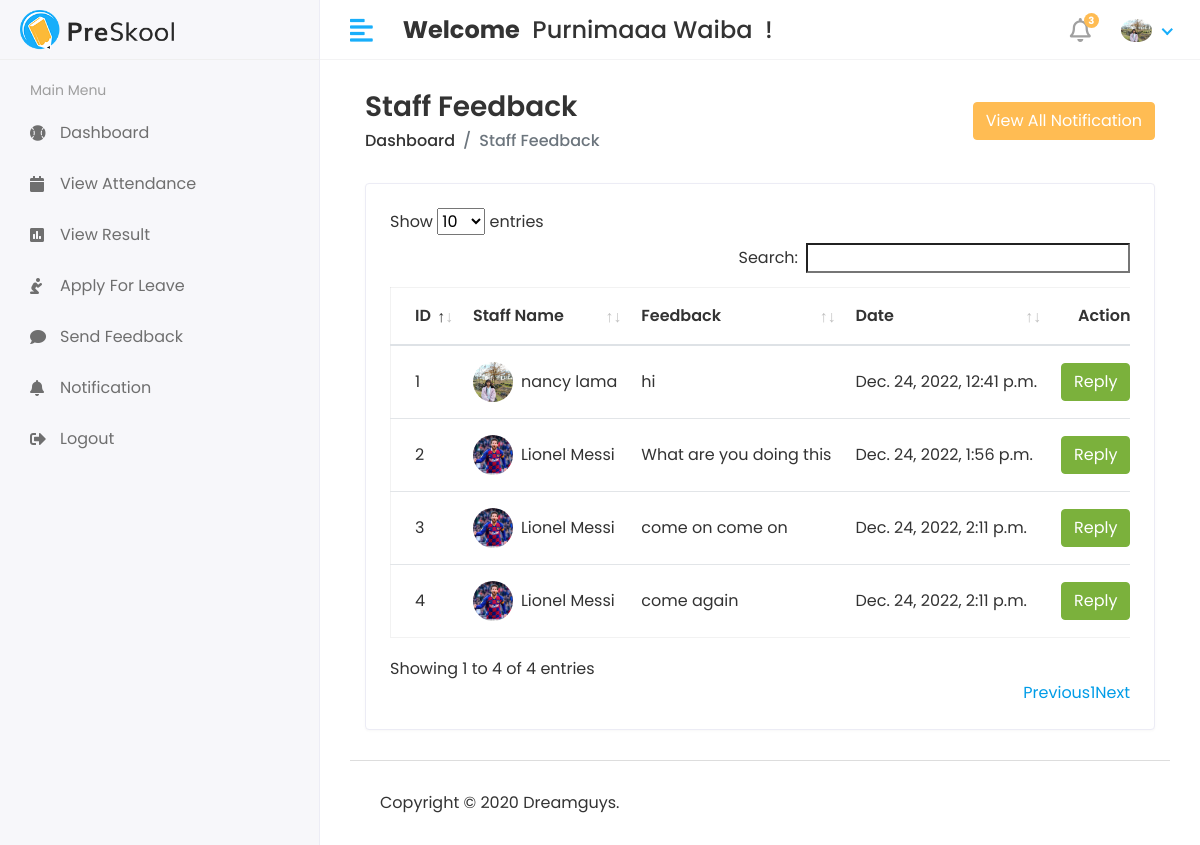
/Hod/Staff/feedback (signed in), run on the app's committed database.
### app/models.py (models this page shows, shortened)
class CustomUser(AbstractUser):
    USER = (
        (1, 'HOD'),
        (2, 'STAFF'),
        (3, 'STUDENT'),
    )
    user_type = models.CharField(choices=USER, max_length=50, default=1)
    profile_pic = models.ImageField(upload_to='media/profile_pic')

class Staff_Feedback(models.Model):
    staff_id = models.ForeignKey(Staff, on_delete=models.CASCADE)
    feedback = models.TextField()
    feedback_reply = models.TextField(null=True)
    created_at = models.DateTimeField(auto_now_add=True)
    updated_at = models.DateTimeField(auto_now_add=True)

class Staff(models.Model):
    admin = models.OneToOneField(CustomUser, on_delete=models.CASCADE)
    address = models.TextField()
    gender = models.CharField(max_length=100)
    created_at = models.DateTimeField(auto_now_add=True)
    updated_at = models.DateTimeField(auto_now=True)

### student_management_system/Hod_Views.py (the view)
# urls.py: path('Hod/Staff/feedback', Hod_Views.STAFF_FEEDBACK_REPLY,
@login_required(login_url='/')
def STAFF_FEEDBACK_REPLY(request):
    feedback = Staff_Feedback.objects.all()
    context = {
        'feedback': feedback
    }
    return render(request, 'Hod/staff_feedback.html', context)

### templates/Hod/staff_feedback.html (shortened to what this page needs)
{% extends 'base.html'%}
{% block content %}
<div class="content container-fluid">
    <div class="page-header">
       <div class="row align-items-center">
          <div class="col">
             <h3 class="page-title">Staff Feedback</h3>
             <ul class="breadcrumb">
                <li class="breadcrumb-item"><a href="index.html">Dashboard</a></li>
                <li class="breadcrumb-item active">Staff Feedback </li>
             </ul>
          </div>
          <div class="col-auto text-right float-right ml-auto">
            <button type="button" class="btn btn-primary" data-toggle="modal" data-target="#exampleModalCenter">
                View All Notification
          </div>
       </div>
     </div>
     <div class="row">
       <div class="col-sm-12">
          <div class="card card-table">
             <div class="card-body">
                <div class="table-responsive">
                   <table id="table_id" class="table table-hover table-center mb-0">
                      <thead>
                         <tr>
                            <th>ID</th>
                            <th>Staff Name</th>
                            <th>Feedback </th>
                            <th>Date </th>
                            <th class="text-right">Action</th>
                         </tr>
                      </thead>
                      <tbody>
                        {% for i in feedback %}
                         <tr>
                            <td>{{i.id}}</td>
                            <td>
                               <h2 class="table-avatar">
                                <a href="student-details.html" class="avatar avatar-sm mr-2"><img class="avatar-img rounded-circle" src="/{{i.staff_id.admin.profile_pic}}" alt="User Image"></a>
                                  <a href="student-details.html">{{i.staff_id.admin.first_name}} {{i.staff_id.admin.last_name}}</a>
                               </h2>
                            </td>
                            <td>{{i.feedback}}</td>
                            <td>{{i.created_at}}</td>
                            <td class="text-right">
                                <button type="button" class="btn btn-success" data-toggle="modal" data-target="#send_notification_modal-{{forloop.counter}}">
                                    Reply
                                  </button>
                            </td>
                         </tr>
                         {% endfor %}
                      </tbody>
                   </table>
                </div>
             </div>
          </div>
       </div>
    </div>
 </div>
{% endblock %}

### templates/includes/header.html (shortened to what this page needs)
{% load static %}
<div class="header">
    <div class="header-left">
       <a href="index.html" class="logo">
       <img src="{% static 'assets/img/logo.png' %}" alt="Logo">
       </a>
    </div>
    <a href="javascript:void(0);" id="toggle_btn">
    <i class="fas fa-align-left"></i>
    </a>
    <div class="top-nav-search mt-3">
     <h4><strong> Welcome</strong>&nbsp; <span> {{user.first_name}} {{user.last_name}}</span> &nbsp;! </h4>
    </div>
    <ul class="nav user-menu">
       <li class="nav-item dropdown noti-dropdown">
          <a href="#" class="dropdown-toggle nav-link" data-toggle="dropdown">
          <i class="far fa-bell"></i> <span class="badge badge-pill">3</span>
          </a>
       </li>
       <li class="nav-item dropdown has-arrow">
          <a href="#" class="dropdown-toggle nav-link" data-toggle="dropdown">
          <span class="user-img"><img class="rounded-circle" src="/{{user.profile_pic}}" width="31" alt="Ryan Taylor"></span>
          </a>
       </li>
    </ul>
 </div>

### static/assets/css/style.css (style rules this page uses)
html { height: 100%; }
body { background-color: #fff; color: #333; font-family: 'Poppins', sans-serif; font-size: 1rem; height: 100%; line-height: 1.5; overflow-x: hidden; }
h1, h2, h3, h4, h5, h6 { font-family: 'Poppins', sans-serif; margin-top: 0; }
a { color: #009ce7; }
input, button, a { transition: all 0.4s ease; -moz-transition: all 0.4s ease; -o-transition: all 0.4s ease; -ms-transition: all 0.4s ease; -webkit-transition: all 0.4s ease; }
input, input:focus, button, button:focus { outline: none; }
ul, ol { padding: 0px; list-style: none; }
.table { color: #333; max-width: 100%; margin-bottom: 0; width: 100%; }
.table.dataTable { border-collapse: collapse !important; border: 1px solid rgba(0, 0, 0, 0.05); }
table.table td h2 { display: inline-block; font-size: inherit; font-weight: 400; margin: 0; padding: 0; vertical-align: middle; }
table.table td h2.table-avatar { align-items: center; display: inline-flex; font-size: inherit; font-weight: 400; margin: 0; padding: 0; vertical-align: middle; white-space: nowrap; }
table.table td h2 a { color: #333; }
.table thead tr th { font-weight: 600; }
.table tbody tr { border-bottom: 1px solid rgba(0, 0, 0, 0.05); }
.table.table-center td, .table.table-center th { vertical-align: middle; }
.card-table .card-body .table > thead > tr > th { border-top: 0; }
.card-table .card-body .table tr td:first-child, .card-table .card-body .table tr th:first-child { padding-left: 1.5rem; }
.card-table .card-body .table tr td:last-child, .card-table .card-body .table tr th:last-child { padding-right: 1.5rem; }
.card-table .table td, .card-table .table th { border-top: 1px solid #e2e5e8; padding: 1rem 0.75rem; white-space: nowrap; }
.btn-primary { background-color: #FFBC53; border: 1px solid #FFBC53; }
.btn-success { background-color: #7bb13c; border: 1px solid #7bb13c }
.card { border: 1px solid #ececf5; box-shadow: 0 1px 3px 0 rgba(0, 0, 0, 0.03); margin-bottom: 1.875rem; }
.card-body { padding: 1.5rem; }
.avatar { position: relative; display: inline-block; width: 3rem; height: 3rem }
.avatar > img { width: 100%; height: 100%; -o-object-fit: cover; object-fit: cover; }
.avatar-sm { width: 2.5rem; height: 2.5rem; }
.header { background-color: #fff; border-bottom: 1px solid #f3f3f4; left: 0; position: fixed; right: 0; top: 0; z-index: 1001; height: 60px; }
.header .header-left { float: left; height: 60px; padding: 0 20px; position: relative; width: 320px; z-index: 1; transition: all 0.2s ease-in-out; background-color: #f7f7fa; border-bottom: 1px solid #efefef; border-right: 1px solid #ececf5; display: flex; align-items: center; }
.header .header-left .logo { display: inline-block; line-height: 60px; }
.header .header-left .logo img { max-height: 40px; width: auto; }
.header .dropdown-toggle:after { display: none; }
.header .has-arrow .dropdown-toggle:after { border-top: 0; border-left: 0; border-bottom: 2px solid #18aefa; border-right: 2px solid #18aefa; content: ''; height: 8px; display: inline-block; pointer-events: none; -webkit-transform-origin: 66% 66%; -ms-transform-origin: 66% 66%; transform-origin: 66% 66%; -webkit-transform: rotate(45deg); -ms-transform: rotate(45deg); transform: rotate(45deg); -webkit-transition: all 0.15s ease-in-out; transition: all 0.15s ease-in-out; width: 8px; vertical-align: 0px; }
.user-menu { float: right; margin: 0; position: relative; z-index: 99; padding-right: 15px; }
.user-menu.nav > li > a { color: #a0a0a0; font-size: 14px; line-height: 58px; padding: 0 15px; height: 60px; }
.user-img { margin-right: 3px; position: relative; }
.top-nav-search { float: left; margin-left: 15px; }
.page-header { margin-bottom: 1.875rem; }
.page-header .breadcrumb { background-color: transparent; color: #6c757d; font-size: 1rem; font-weight: 500; margin-bottom: 0; padding: 0; }
.page-header .breadcrumb a { color: #333; }
.page-title { font-size: 28px; font-weight: 600; color: #333; margin-bottom: 5px; }
.user-menu.nav > li > a .badge { background-color: #FFBC53; display: block; font-size: 10px; font-weight: bold; height: 15px; width: 15px; position: absolute; right: 7px; top: 13px; color: #fff; padding: 3px; }
.user-menu.nav > li > a > i { font-size: 1.5rem; line-height: 60px; }
@media (min-width: 992px) { #toggle_btn { align-items: center; color: #18aefa; display: inline-flex; float: left; font-size: 26px; height: 60px; justify-content: center; margin-left: 15px; padding: 0 15px; } }

### data on the page
CustomUser: first_name "Purnimaaa", last_name "Waiba", profile_pic (picture)
Staff_Feedback: id "1", staff_id.admin.profile_pic (picture), staff_id.admin.first_name "nancy", staff_id.admin.last_name "lama", feedback "hi", created_at "Dec. 24, 2022, 12:41 p.m."
Staff_Feedback: id "2", staff_id.admin.profile_pic (picture), staff_id.admin.first_name "Lionel", staff_id.admin.last_name "Messi", feedback "What are you doing this", created_at "Dec. 24, 2022, 1:56 p.m."
Staff_Feedback: id "3", staff_id.admin.profile_pic (picture), staff_id.admin.first_name "Lionel", staff_id.admin.last_name "Messi", feedback "come on come on", created_at "Dec. 24, 2022, 2:11 p.m."
Staff_Feedback: id "4", staff_id.admin.profile_pic (picture), staff_id.admin.first_name "Lionel", staff_id.admin.last_name "Messi", feedback "come again", created_at "Dec. 24, 2022, 2:11 p.m."
